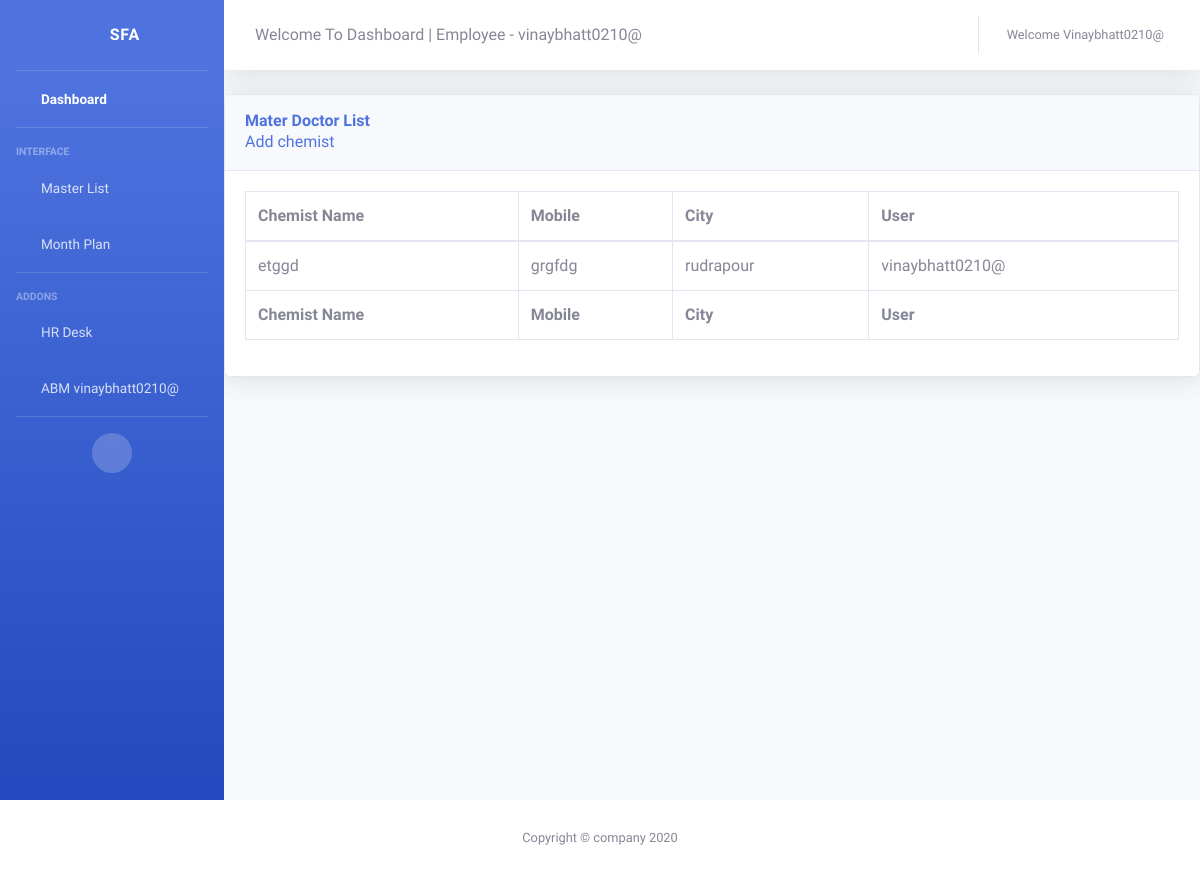
Page /report/chemistlist/ (signed in) on the earlier database version.
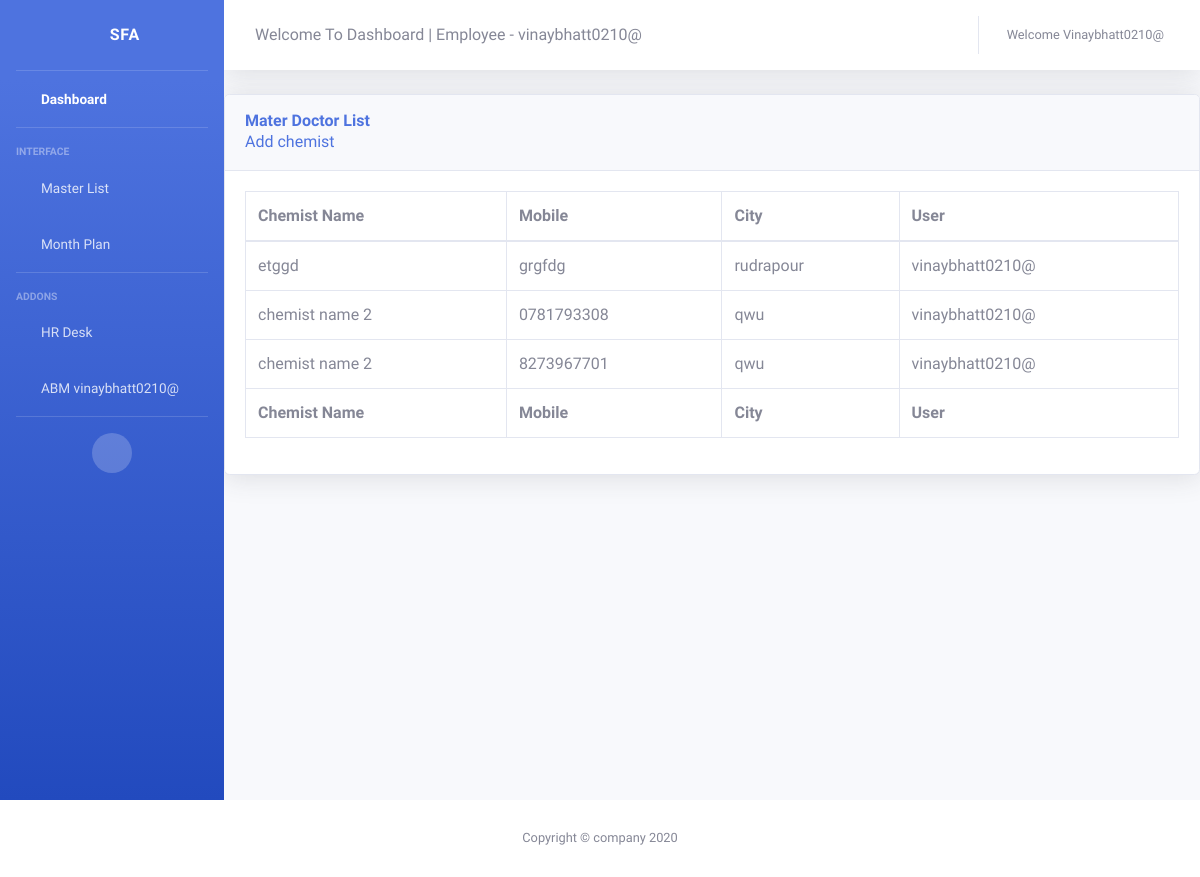
Same page on the later database version.
### report/models.py (models this page shows, shortened)
class ChemistMasterList(models.Model):
	is_approved = models.BooleanField(default = False)
	is_rejected = models.BooleanField(default = False)
	chemist_name 		= models.CharField(max_length = 100)
	city 			= models.CharField(max_length = 100)
	mobile = models.CharField(max_length = 10)
	user 			= models.ForeignKey(User, on_delete= models.CASCADE)

### accounts/models.py (models this page shows)
class User(AbstractUser):
	is_se = models.BooleanField(default = False)
	is_abm = models.BooleanField(default = False)
	is_rbm = models.BooleanField(default = False)
	is_zbm = models.BooleanField(default = False)
	is_admin = models.BooleanField(default = False)
	username = models.CharField(max_length = 15,unique=True)
	first_name = models.CharField(max_length = 15)
	last_name = models.CharField(max_length = 15)
	email = models.EmailField()
	mobile_number = models.CharField(max_length = 15 ,null = True , blank = True)

### report/views.py (the view)
# urls.py: path('chemistlist/', views.AllChemistList , name = 'chemistlist' ),
def AllChemistList(request):
	chemistlist = ChemistMasterList.objects.filter( user = request.user)
	return render(request,"../templates/report/allchemistlist.html",{"chemistlist":chemistlist})

### report/templates/report/allchemistlist.html (shortened to what this page needs)
{% extends 'report/main3.html'%}
{% load crispy_forms_tags %}
{% block content %}
          <div class="card shadow mb-4">
            <div class="card-header py-3">
              <h6 class="m-0 font-weight-bold text-primary">Mater Doctor List </h6>
              <a href="{% url 'masterchemlist' %}"> Add chemist</a>
            </div>
            <div class="card-body">
              <div class="table-responsive">
                <table class="table table-bordered" id="dataTable" width="100%" cellspacing="0">
                  <thead>
                    <tr>
                      <th>Chemist Name</th>
                      <th>Mobile</th>
                      <th>City</th>
                      <th>User</th>
                    </tr>
                  </thead>
                  <tfoot>
                    <tr>
                         <th>Chemist Name</th>
                      <th>Mobile</th>
                      <th>City</th>
                      <th>User</th>
                    </tr>
                  </tfoot>
                  <tbody>
                      {% for chemist in chemistlist %}
                          <tr>
                           <td> {{ chemist.chemist_name }}</td>
                          <td> {{ chemist.mobile }}</td>
                          <td> {{ chemist.city }}</td>
                          <td> {{ chemist.user }}</td>
                          </tr>
                        {% endfor %}
                  </tbody>
                </table>
              </div>
            </div>
          </div>
        </div>
</div>
{% endblock content %}

Differences in the rows shown:
added ChemistMasterList: chemist_name "chemist name 2", mobile "0781793308", city "qwu", user "vinaybhatt0210@"
added ChemistMasterList: chemist_name "chemist name 2", mobile "8273967701", city "qwu", user "vinaybhatt0210@"
